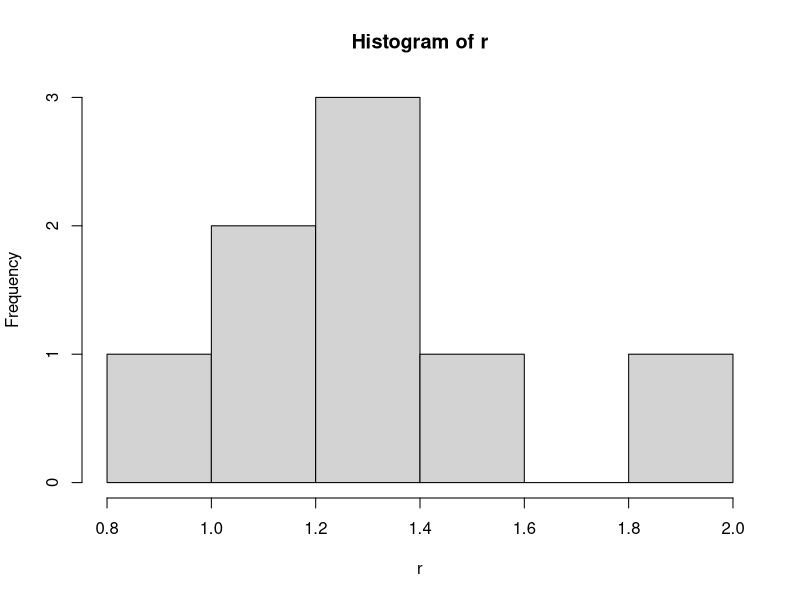

R code for this plot:
# Problem Set: Fundamentals of Statistics
# Problem Number 1
# Status: In Progress
# Heatherlee Leary
# hleary@arizona.edu



#### OBJECTIVES ##########################################################################################################

# A researcher videotaped the glides of 8 tree snakes leaping from a 10-m tower. 
# Undulation rates of the snakes measured in hertz (cycles per second) were as follows: 0.9, 1.4, 1.2, 1.2, 1.3, 2.0, 1.4, 1.6.

# a) Draw a histogram of the undulation rate
# b) Calculate the sample mean
# c) Calculate the range
# d) Calculate the standard deviation
# e) Write a function to express the standard deviation as a percentage of the mean (that is, the coefficient of variation) and calculate it.

##########################################################################################################################


# Put rates into a vector
r <- c(0.9, 1.4, 1.2, 1.2, 1.3, 2.0, 1.4, 1.6)


# Draw histogram
hist(r)

# Calculate sample mean
mean(r) # answer 1.375
avg <- mean(r)

# Calculate range
range(r) # answer 0.9 - 2.0

# Calculate standard deviation
sd(r) # answer 0.324
stdev <- sd(r)


# Write a function to express the standard deviation 
# as a percentage of the mean (that is, the coefficient of variation (CV)) and calculate it.
cv <- function(r){ sd (r)/mean(r)*100}
cv(r)
x<-c(1,2,3,4,5)
cv(x)
